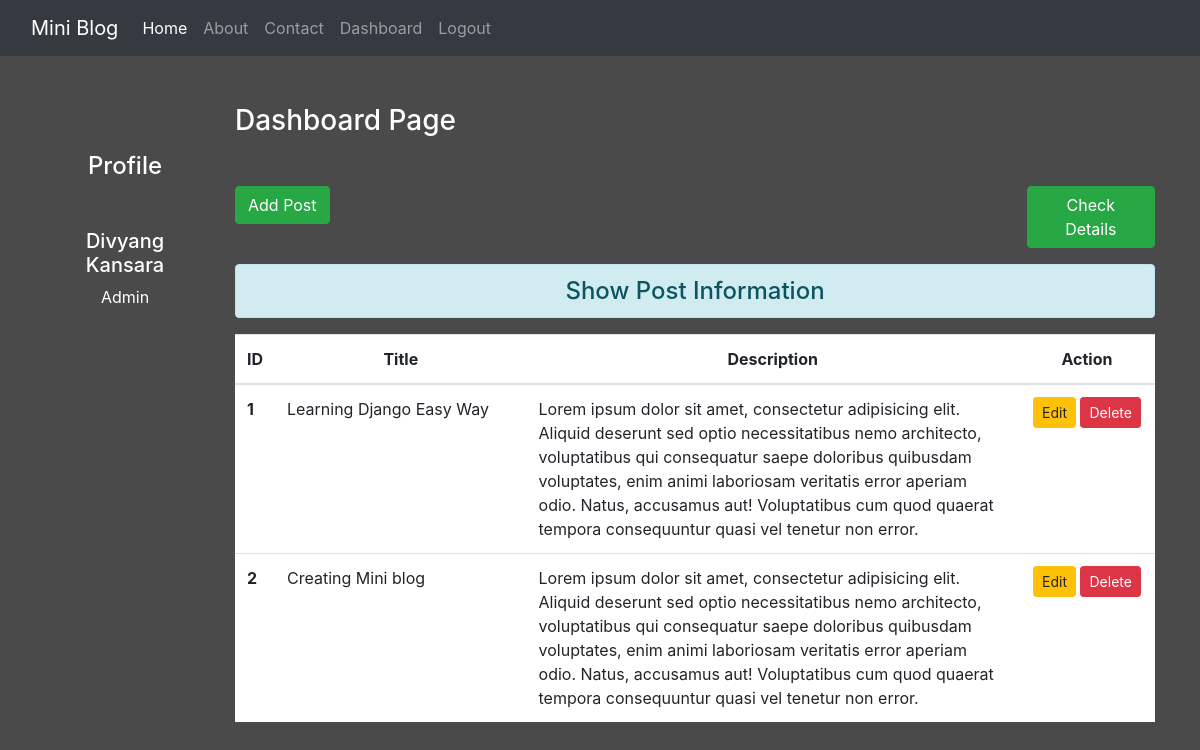
The page /dashboard/ (signed in) on the database its author committed.
### blog/models.py (models this page shows)
class Post(models.Model):
    title = models.CharField(max_length=100)
    desc = models.TextField()

### blog/views.py (the view)
# urls.py: path('dashboard/', views.dashboard, name="dashboard"),
def dashboard(request):
    if request.user.is_authenticated:
        posts = Post.objects.all()
        user = request.user
        full_name = user.get_full_name()
        gps = user.groups.all()
        return render(request, 'blog/dashboard.html', {'posts': posts,
               'full_name':full_name, 'groups':gps})
    else:
        return HttpResponseRedirect('/login/')

### blog/templates/blog/dashboard.html (shortened to what this page needs)
{% extends 'blog/base.html' %}
{% load static %}
{% block side %}
  <div class="col-sm-2 text-white my-5 text-center">
    <h4 class="my-5">Profile</h4>
    <h5>{{full_name}}</h5>
    {% for group in groups %}
    <p>{{group.name}}</p>
    {% endfor %}
  </div>
{% endblock side %}
{% block content %}
    <div class="col-sm-10">
        <h3 class="text-white my-5">Dashboard Page</h3>
        <div class="row">
            <div class="col-sm-6">
                <a href="{% url 'addpost' %}" class="btn btn-success">Add Post</a>
            </div>
            <div class="col-sm-2 offset-4">
                <a href="{% url 'checkdetails' %}" class="btn btn-success">Check Details</a>
            </div>
        </div>
        <h4 class="text-center alert alert-info mt-3">Show Post
             Information</h4>
            {% if posts %}
                <table class="table table-hover bg-white">
                    <thead>
                        <tr class="text-center">
                            <th scope="col" style="width:2%">ID</th>
                            <th scope="col" style="width:28%">Title</th>
                            <th scope="col" style="width:55%">Description</th>
                            <th scope="col" style="width:15%">Action</th>
                        </tr>
                    </thead>
                    <tbody>
                        {% for post in posts %}
                        <tr>
                            <th scope="row">{{post.id}}</th>
                            <td>{{post.title}}</td>
                            <td>{{post.desc}}</td>
                            <td class="text-center">
                                <a href="{% url 'updatepost' post.id %}" class="btn btn-warning btn-sm">
                                    Edit</a>
                                {% if perms.blog.delete_post %}
                                <form action="{% url 'deletepost' post.id %}" method="POST" class="d-inline">
                                    <input type="submit" class="btn btn-danger btn-sm"
                                       value="Delete">
                                </form>
                                {% endif %}
                            </td>
                        </tr>
                        {% endfor %}
                    </tbody>
                </table>
            {% endif %}
    </div>
{% endblock content %}

### blog/templates/blog/base.html (shortened to what this page needs)
<!DOCTYPE html>
{% load static %}
<html lang="en">
<head>
    <link rel="stylesheet" href="{% static 'blog/css/bootstrap.min.css' %}">
    <link rel="stylesheet" href="{% static 'blog/css/style.css' %}">
</head>
<body>
    <div class="container-fluid bg-dark">
        {% include 'blog/navbar.html' %}
    </div>
    <div class="container">
        <div class="row">
            {% block side %} {% endblock side %}
            {% block content %} {% endblock content %}
        </div>
    </div>
</body>
</html>

### blog/templates/blog/navbar.html (shortened to what this page needs)
<nav class="navbar navbar-expand-lg navbar-dark bg-dark">
    <a class="navbar-brand" href="#">Mini Blog</a>
    <div class="collapse navbar-collapse" id="navbarNav">
      <ul class="navbar-nav">
        <li class="nav-item active">
          <a class="nav-link" href="/">Home <span class="sr-only">(current)</span></a>
        </li>
        <li class="nav-item">
          <a class="nav-link" href="{% url 'about' %}">About</a>
        </li>
        <li class="nav-item">
          <a class="nav-link" href="{% url 'contact' %}">Contact</a>
        </li>
        {% if request.user.is_authenticated %}
        <li class="nav-item">
            <a class="nav-link" href="{% url 'dashboard' %}">Dashboard</a>
        </li>
        <li class="nav-item">
            <a class="nav-link" href="{% url 'logout' %}">Logout</a>
        </li>
        {% endif %}
      </ul>
    </div>
  </nav>

### blog/static/blog/css/style.css (style rules this page uses)
body { background-color: rgb(75, 74, 74); color:ghostwhite; }

### rows shown on the page
Post: id "1", title "Learning Django Easy Way", desc "Lorem ipsum dolor sit amet, consectetur adipisicing elit. Aliquid deserunt sed optio necessitatibus nemo architecto, voluptatibus qui consequatur saepe doloribus quibusdam voluptates, enim animi laboriosam veritatis error aperiam odio. Natus, accusamus aut! Voluptatibus cum quod quaerat tempora consequuntur quasi vel tenetur non error."
Post: id "2", title "Creating Mini blog", desc "Lorem ipsum dolor sit amet, consectetur adipisicing elit. Aliquid deserunt sed optio necessitatibus nemo architecto, voluptatibus qui consequatur saepe doloribus quibusdam voluptates, enim animi laboriosam veritatis error aperiam odio. Natus, accusamus aut! Voluptatibus cum quod quaerat tempora consequuntur quasi vel tenetur non error."

### other values the page prints
{{ full_name }} "Divyang Kansara"
{{ group.name }} "Admin"
